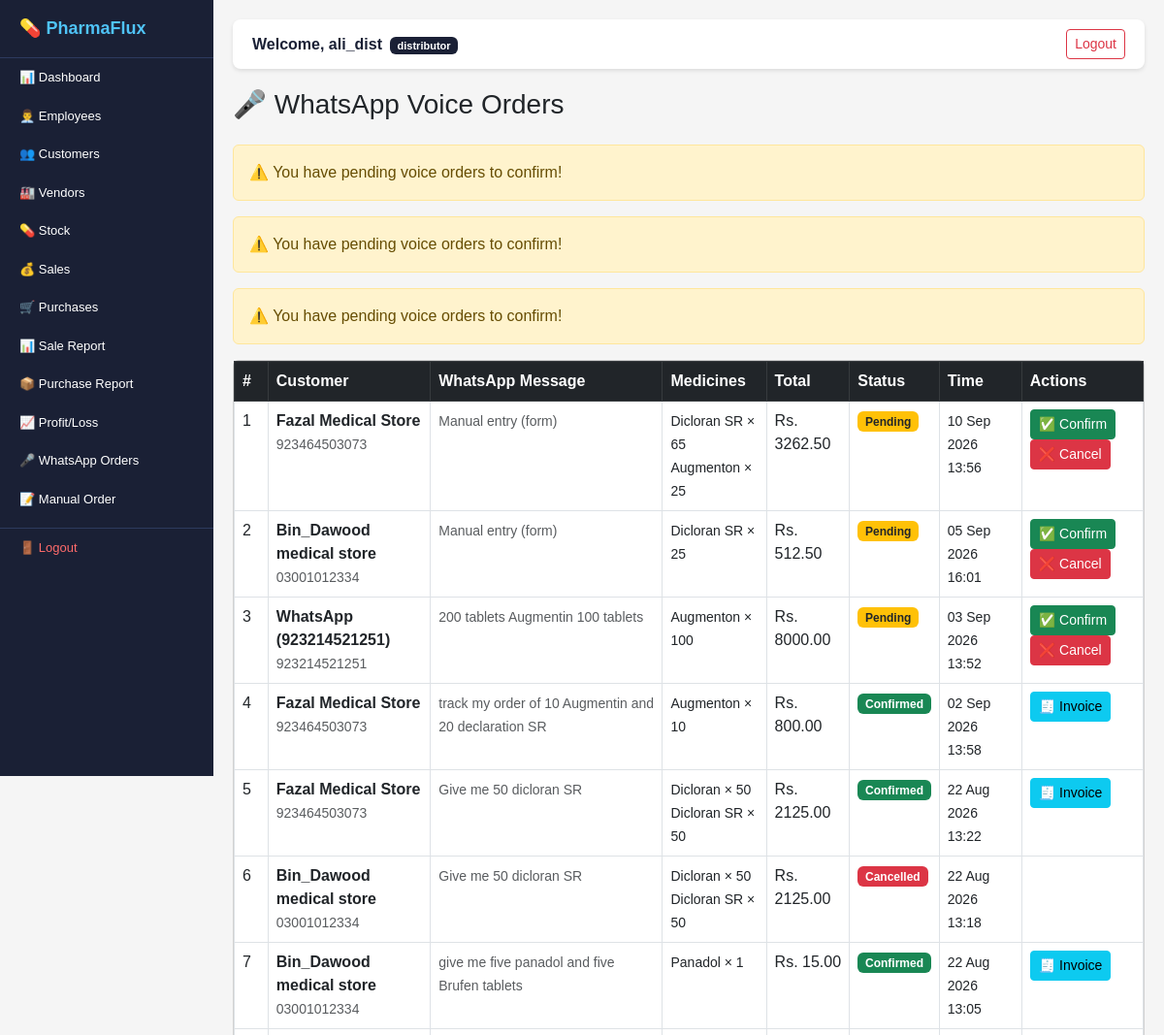
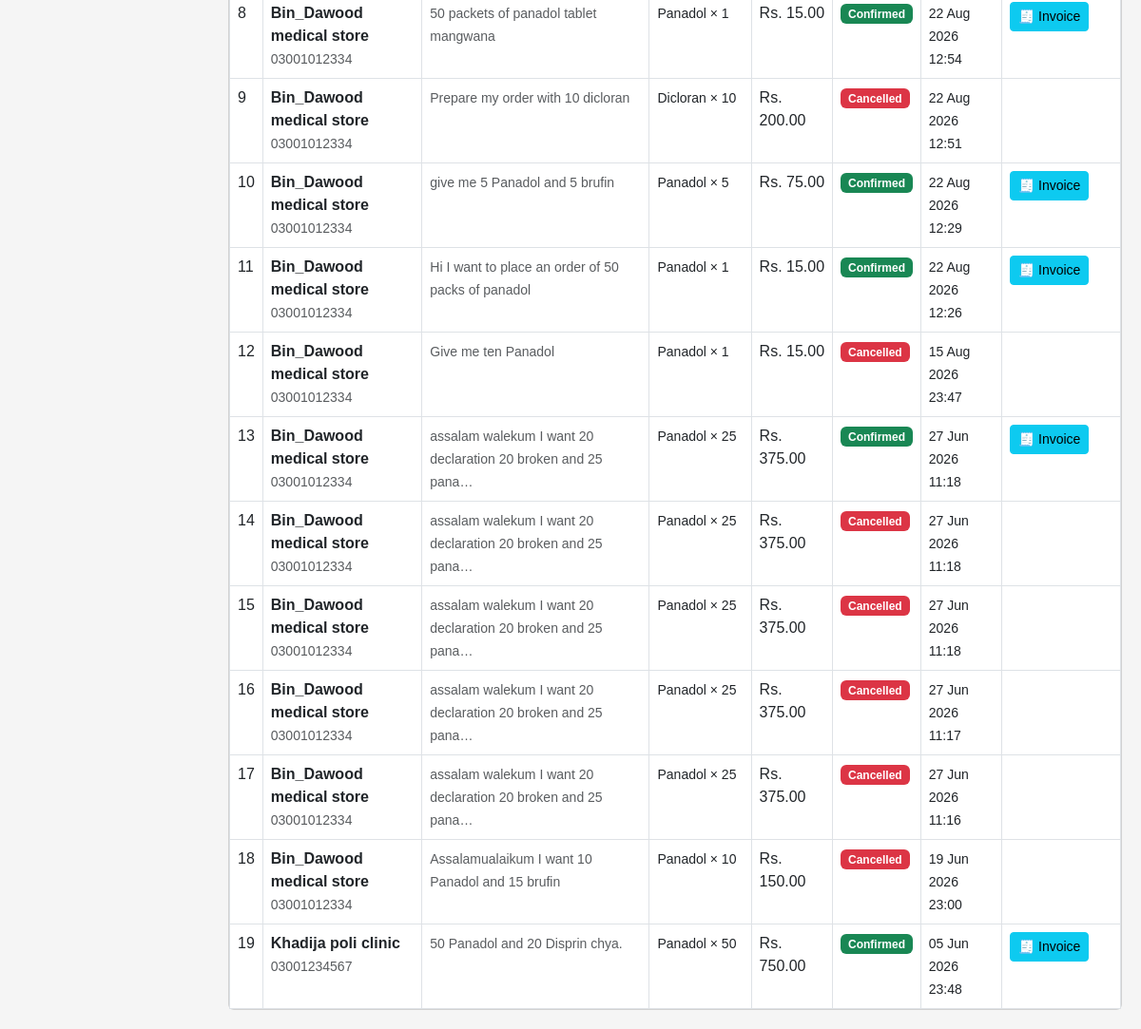
/voice-orders/ (signed in), run on an earlier commit of the app's database (2 pictures, top to bottom).
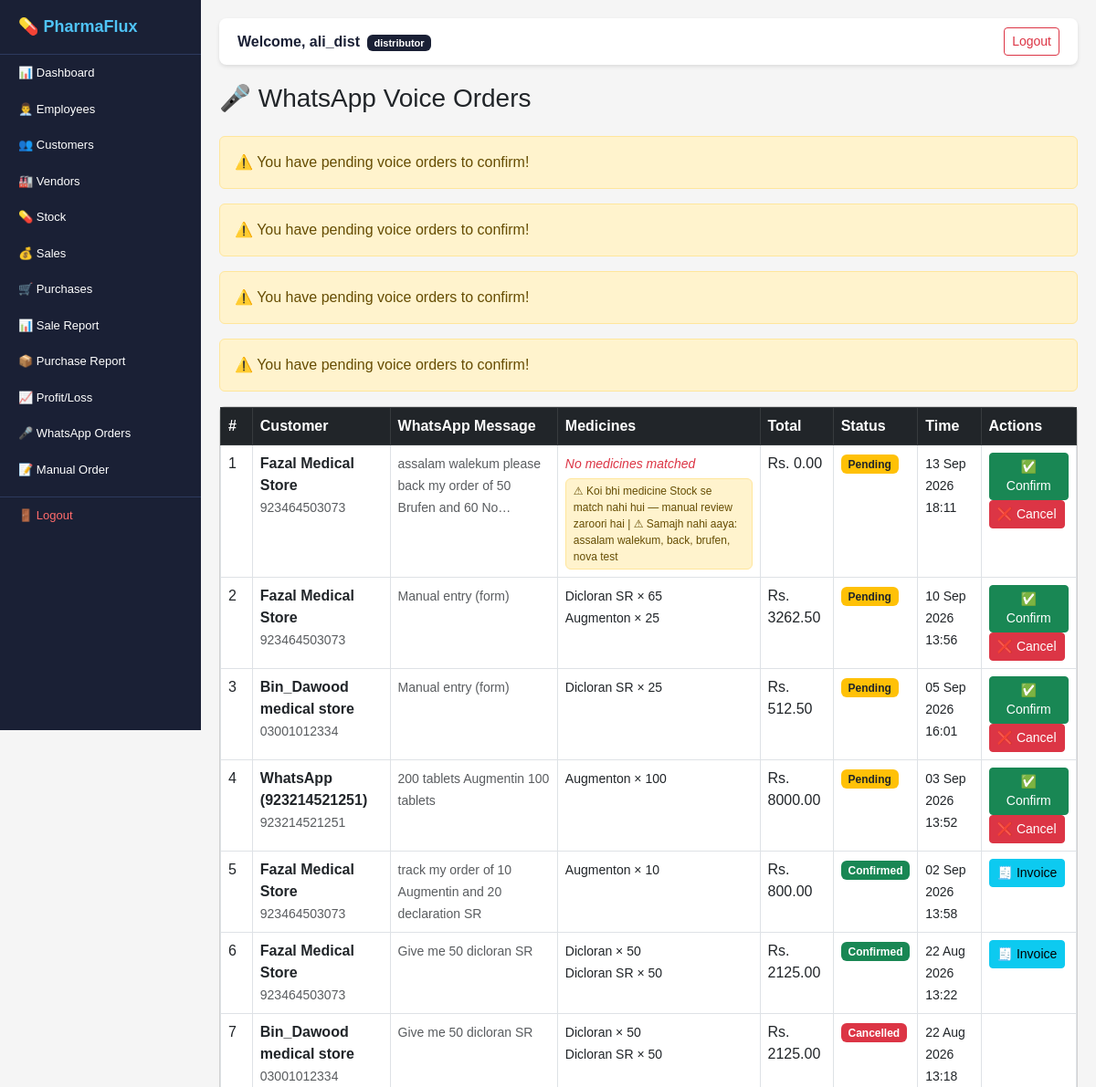
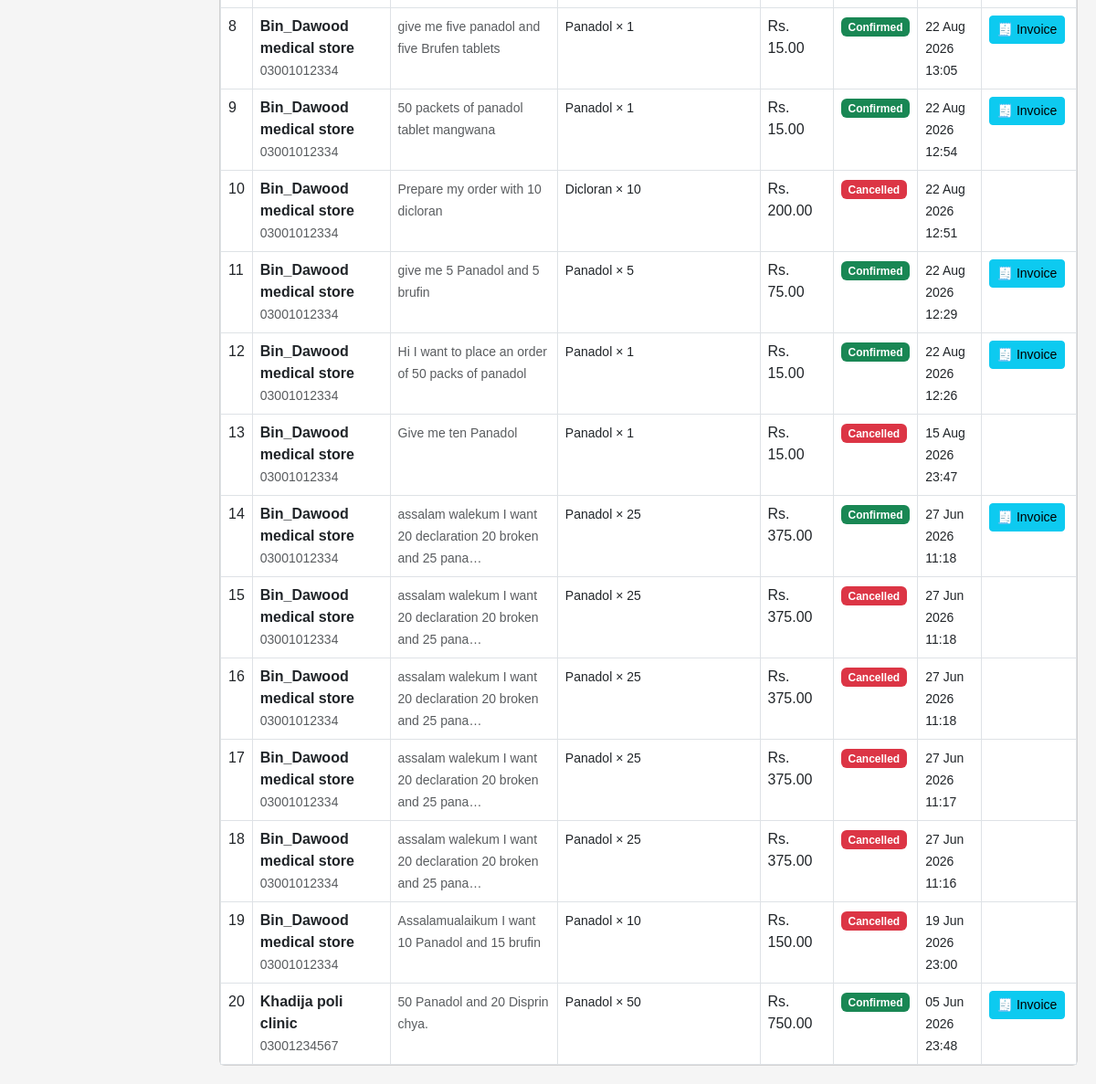
And on a later commit of the database (2 pictures, top to bottom).
### voice_orders/models.py (models this page shows, shortened)
class VoiceOrder(models.Model):
    STATUS = [
        ('processing', 'Processing'),
        ('draft', 'Draft'),
        ('confirmed', 'Confirmed'),
        ('cancelled', 'Cancelled'),
    ]
    order = models.OneToOneField(
        Order,
        on_delete=models.CASCADE,
        null=True,
        blank=True,
        related_name='voice_order'
    )
    distributor = models.ForeignKey(
        Distributor,
        on_delete=models.CASCADE,
        related_name='voice_orders'
    )
    voice_input = models.TextField()
    converted_text = models.TextField(
        blank=True
    )
    status = models.CharField(
        max_length=20,
        choices=STATUS,
        default='processing'
    )
    created_at = models.DateTimeField(
        auto_now_add=True
    )

### orders/models.py (models this page shows, shortened)
class Order(models.Model):
    STATUS = [
        ('draft', 'Draft'),
        ('confirmed', 'Confirmed'),
        ('cancelled', 'Cancelled'),
    ]
    TYPE = [
        ('manual', 'Manual'),
        ('voice', 'Voice'),
    ]
    customer = models.ForeignKey(
        Customer,
        on_delete=models.CASCADE,
        related_name='orders'
    )
    distributor = models.ForeignKey(
        Distributor,
        on_delete=models.CASCADE,
        related_name='orders'
    )
    order_date = models.DateTimeField(
        default=timezone.now
    )
    discount = models.DecimalField(
        max_digits=10,
        decimal_places=2,
        default=0
    )
    status = models.CharField(
        max_length=20,
        choices=STATUS,
        default='draft'
    )
    order_type = models.CharField(
        max_length=20,
        choices=TYPE,
        default='manual'
    )
    def get_subtotal_total(self):
        return sum(
            item.get_subtotal()
            for item in self.items.all()
        )
    def get_total(self):
        total = self.get_subtotal_total() - self.discount
        return max(total, 0)

class OrderItem(models.Model):
    order = models.ForeignKey(
        Order,
        on_delete=models.CASCADE,
        related_name='items'
    )
    stock = models.ForeignKey(
        Stock,
        on_delete=models.CASCADE
    )
    quantity = models.IntegerField()
    unit_price = models.DecimalField(
        max_digits=10,
        decimal_places=2
    )
    def get_subtotal(self):
        return self.quantity * self.unit_price

### customers/models.py (models this page shows, shortened)
class Customer(models.Model):
    distributor = models.ForeignKey(
        Distributor,
        on_delete=models.CASCADE,
        related_name='customers'
    )
    name = models.CharField(max_length=200)
    type = models.CharField(
        max_length=100,
        blank=True
    )
    contact = models.CharField(max_length=20)
    email = models.EmailField(blank=True)
    address = models.TextField(blank=True)
    whatsapp_number = models.CharField(
        max_length=20,
        blank=True
    )
    created_at = models.DateTimeField(
        auto_now_add=True
    )

### stock/models.py (models this page shows, shortened)
class Stock(models.Model):
    distributor = models.ForeignKey(
        Distributor,
        on_delete=models.CASCADE,
        related_name='stocks'
    )
    medicine_name = models.CharField(
        max_length=200
    )
    batch_no = models.CharField(
        max_length=100,
        unique=True
    )
    quantity = models.IntegerField(default=0)
    expiry_date = models.DateField()
    unit_price = models.DecimalField(
        max_digits=10,
        decimal_places=2
    )
    reorder_level = models.IntegerField(
        default=10
    )
    created_at = models.DateTimeField(
        auto_now_add=True
    )

### voice_orders/views.py (the view)
@login_required
def voice_orders_list(request):
    distributor = get_distributor(request)
    voice_orders = VoiceOrder.objects.filter(
        distributor=distributor
    ).order_by('-created_at')
    return render(request, 'voice_orders/list.html', {'voice_orders': voice_orders})

### voice_orders/views.py (called while the page is built)
def get_distributor(request):
    if request.user.role == 'distributor':
        return request.user.distributor
    elif request.user.role == 'employee':
        return request.user.employee.distributor
    return None

### templates/voice_orders/list.html (shortened to what the changed rows need)
{% extends 'base.html' %}
{% block content %}
<div class="d-flex justify-content-between
            align-items-center mb-3">
    <h3>🎤 WhatsApp Voice Orders</h3>
</div>
{% for vo in voice_orders %}
{% if vo.status == 'draft' %}
<div class="alert alert-warning">
    ⚠️ You have pending voice orders to confirm!
</div>
{% endif %}
{% endfor %}
<div class="card">
    <div class="card-body p-0">
        <table class="table table-bordered
                      table-hover mb-0">
            <thead class="table-dark">
                <tr>
                    <th>#</th>
                    <th>Customer</th>
                    <th>WhatsApp Message</th>
                    <th>Medicines</th>
                    <th>Total</th>
                    <th>Status</th>
                    <th>Time</th>
                    <th>Actions</th>
                </tr>
            </thead>
            <tbody>
                {% for vo in voice_orders %}
                <tr>
                    <td>{{ forloop.counter }}</td>
                    <td>
                        <strong>{{ vo.order.customer.name }}</strong>
                        <br>
                        <small class="text-muted">
                            {{ vo.order.customer.whatsapp_number }}
                        </small>
                    </td>
                    <td>
                        <small class="text-muted">
                            {{ vo.voice_input|truncatechars:60 }}
                        </small>
                    </td>
                    <td>
                        {% for item in vo.order.items.all %}
                        <small>
                            {{ item.stock.medicine_name }}
                            × {{ item.quantity }}
                        </small><br>
                        {% empty %}
                        <small class="text-danger fst-italic">
                            No medicines matched
                        </small>
                        {% endfor %}
                        {% if "⚠" in vo.converted_text %}
                        <div class="alert alert-warning py-1 px-2 mt-1 mb-0"
                             style="font-size: 0.75rem; white-space: normal;">
                            {{ vo.converted_text }}
                        </div>
                        {% endif %}
                    </td>
                    <td>Rs. {{ vo.order.get_total }}</td>
                    <td>
                        {% if vo.status == 'draft' %}
                        <span class="badge bg-warning text-dark">
                            Pending
                        </span>
                        {% elif vo.status == 'confirmed' %}
                        <span class="badge bg-success">
                            Confirmed
                        </span>
                        {% else %}
                        <span class="badge bg-danger">
                            Cancelled
                        </span>
                        {% endif %}
                    </td>
                    <td>
                        <small>
                            {{ vo.created_at|date:"d M Y H:i" }}
                        </small>
                    </td>
                    <td>
                        {% if vo.status == 'draft' %}
                        <a href="/voice-orders/confirm/{{ vo.id }}/"
                           class="btn btn-sm btn-success"
                           onclick="return confirm('Confirm this order?')">
                           ✅ Confirm
                        </a>
                        <a href="/voice-orders/cancel/{{ vo.id }}/"
                           class="btn btn-sm btn-danger"
                           onclick="return confirm('Cancel?')">
                           ❌ Cancel
                        </a>
                        {% elif vo.status == 'confirmed' %}
                        <a href="/sales/invoice/{{ vo.order.sale.id }}/"
                           class="btn btn-sm btn-info">
                           🧾 Invoice
                        </a>
                        {% endif %}
                    </td>
                </tr>
                {% endfor %}
            </tbody>
        </table>
    </div>
</div>
{% endblock %}

What changed in the data, as far as the page shows it:
added VoiceOrder: shows "⚠️ You have pending voice orders to confirm!", order.customer.name "Fazal Medical Store", order.customer.whatsapp_number "923464503073", voice_input "assalam walekum please back my order of 50 Brufen and 60 No…", converted_text "⚠ Koi bhi medicine Stock se match nahi hui — manual review zaroori hai | ⚠ Samajh nahi aaya: assalam walekum, back, brufen, nova test", order.get_total "0.00", status "Pending", created_at "13 Sep 2026 18:11"
